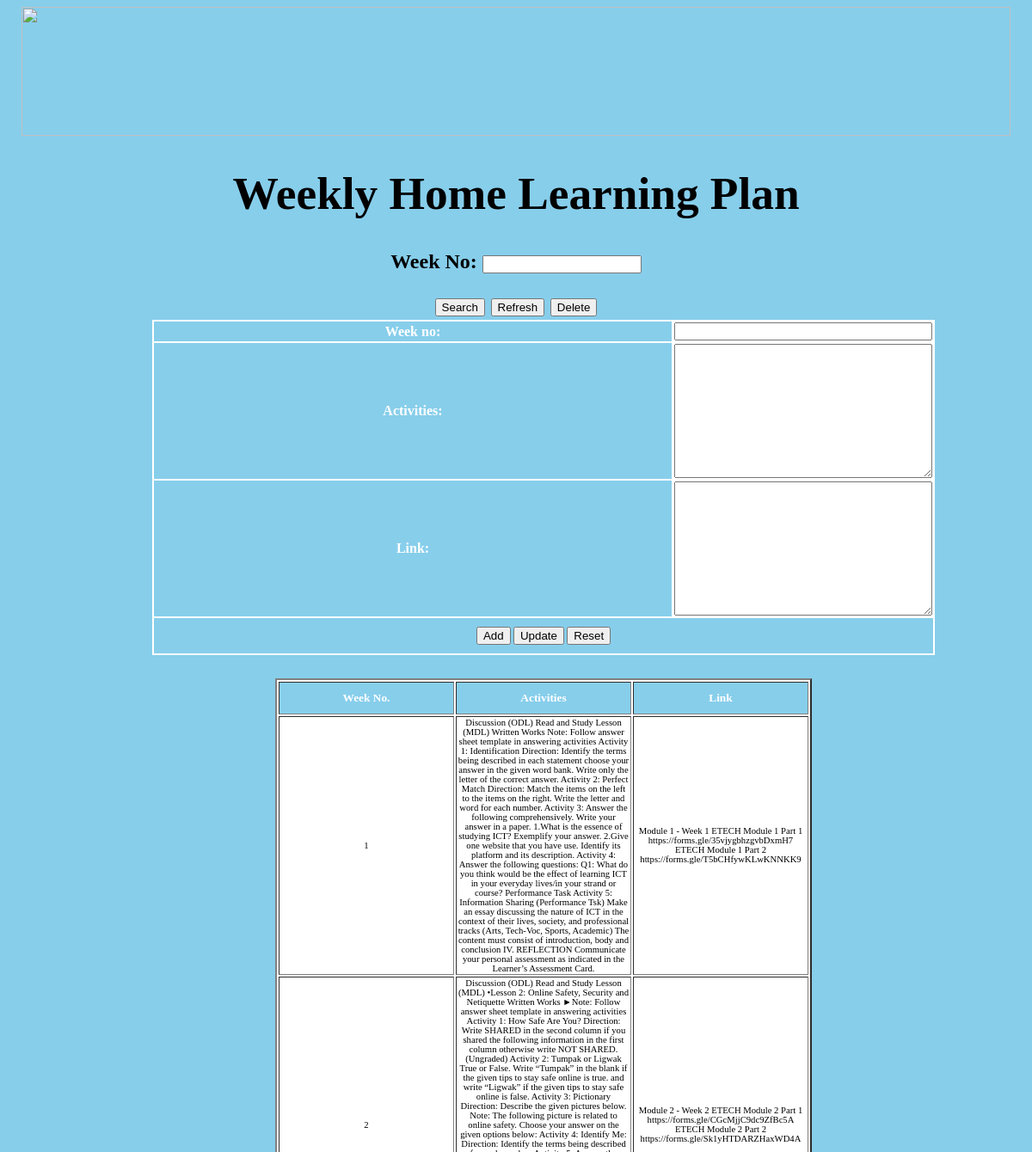
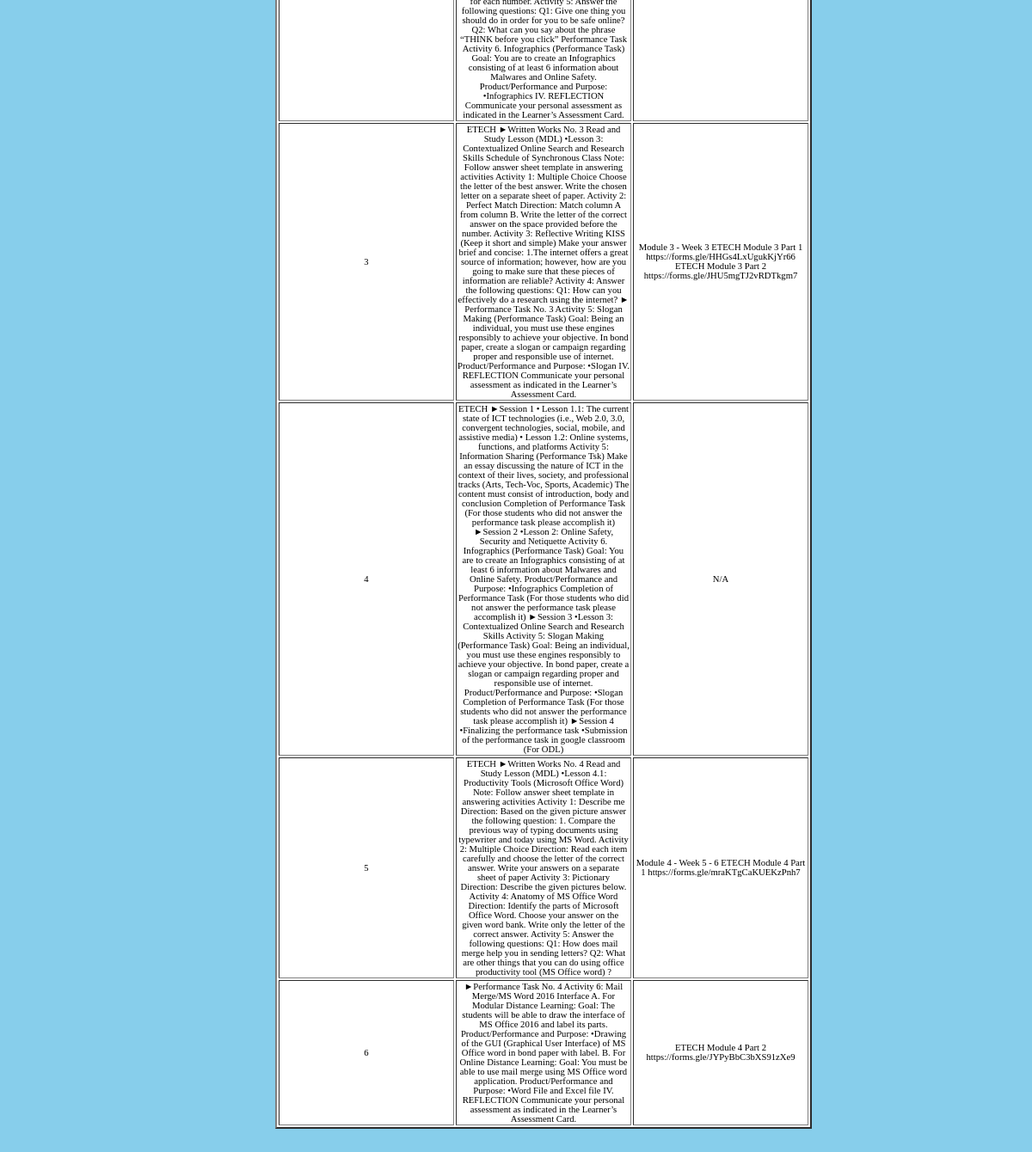
/RPROJ/whlp.php, run on the app's committed database (2 pictures, top to bottom).
### tables this page shows
CREATE TABLE `tblwhlp` (
  `no` int(11) NOT NULL,
  `wn` text NOT NULL,
  `act` longtext NOT NULL,
  `link` text NOT NULL
);

### RPROJ/whlp.php (the view, shortened to what this page needs)
<html>
<head>
</head>
<body>
<?php
if(isset($_POST['search']))
	{
	$search =$_POST['txtsearch'];
	$wn='';
	$act='';
	$link='';
	if(empty($search))
		{
		echo"<script>alert('Empty fields')</script>";
		}
	else
		{
		if(is_numeric($search))
			{
			$conn = mysqli_connect('localhost','root','', 'dbetech');
			if(!$conn)
				{
				echo 'Connection Error:' . mysqli_connect_error();
				}
			$sql = "SELECT * FROM tblwhlp WHERE wn = $search";
			$result = mysqli_query($conn, $sql);
			$info = mysqli_fetch_assoc($result);
			if($info)
				{
				$wn=$info['wn'];
				$act=$info['act'];
				$link=$info['link'];
				}
			else
				{
				echo "<script>alert('Information not found');</script>";
				}
			mysqli_free_result($result);
			mysqli_close($conn);
			}
		else
			{
			echo "<script>alert('Enter a valid value');</script>";
			}
		}
	}
else
	{
	$wn='';
	$act='';
	$link='';
	}
?>
<img src="header.png" />
<form name="frmadmin" action="whlp.php" method="POST">
<h1>Weekly Home Learning Plan</h1>
<h2>Week No:	<input type = "text" name="txtsearch" /></h2>
<input type = "submit" name="search" value="Search" />
<button onclick= "RefreshPage()"> <?php echo"Refresh";?></button>
<input type = "submit" name="delete" value="Delete"  />
</form>
<form name="frmadmin" action="whlp.php" method="POST">
<table class="t1" >
<tr>
<td class="c1">Week no:</td>
<td class="c2" colspan="2"><input class="f1" type = "text" name="txtwn" value="<?php echo $wn; ?>"/> <br/> </td>
</tr>
<tr>
<td class="c1">Activities:</td>
<td class="c2" colspan="2">
<textarea class="f1" name="txtact"  rows="10" cols="60">
<?php
echo $act;
?>
</textarea>
</td>
</tr>
<tr>
<td class="c1">Link:</td>
<td class="c2" colspan="2">
<textarea class="f1" name="txtlink"  rows="10" cols="60">
<?php
echo $link;
?>
</textarea>
</td>
</tr>
<tr>
	<td class="c3" colspan="3">
	<input type = "submit" size="30" name="add" value="Add"/>
	<input type = "submit" size="30" name="update" value="Update" onclick="check()"  />
	<input type = "reset" size="30" />
	</td>
</tr>
</table>
</form>
<?php
if(empty($search))
	{
	$conn = mysqli_connect('localhost','root','', 'dbetech');
	$sql = "SELECT * FROM tblwhlp";
	$result = mysqli_query($conn, $sql);
	$info = mysqli_fetch_all($result, MYSQLI_ASSOC);
	echo '<table class ="t1" border="2" >';
	echo '<tr class="r1">
		<td class="c3"><b>Week No.</b></td>
		<td class="c3"><b>Activities</b></td>
		<td class="c3"><b>Link</b></td>
		</tr>';
	foreach($info as $infos):
		echo '<tr class="r2">';
			echo '<td class="c4">' . $infos['wn'] . '</td>' ;
			echo '<td class="c4">' . $infos['act'] . '</td>' ;
			echo '<td class="c4">' . $infos['link'] . '</td>' ;
		echo '</tr>';
	endforeach;
	echo '</table>';
	}
?>
</body>
</html>

### RPROJ/whlp.php (style rules this page uses)
body { font-family:Times New Roman; font-size:20pt; text-align:center; background-color:rgb(135,206,235); }
h2 { font-family:Times New Roman; font-size:18pt; }
td.c1 { background-color:rgb(135,206,235); color:white; font-family:Times New Roman; font-size:12pt; text-align:center; font-weight:bold; width: 600px; }
td.c2 { background-color:rgb(255,255,255); font-family:Times New Roman; font-size:12pt; text-align:center; width: 150px; }
td.c3 { background-color:rgb(135,206,235); font-family:Times New Roman; font-size:10pt; text-align:center; width: 100px; color:white; }
td.c4 { background-color:rgb(255,255,255); font-family:Times New Roman; font-size:8pt; text-align:center; width: 200px; }
img { width: 1150px; height:150px; }
.c3 { padding: 10px 20px; background-color:rgb(135,206,235); text-align:center; }
.f1 { width: 300px; }
tr.r1 { background-color:rgb(135,206,235); color:white; font-family:Times New Roman; font-size:10pt; text-align:center; font-weight:bold; }
tr.r2 { background-color:rgb(255,255,255); font-family:Times New Roman; font-size:10pt; text-align:center; }
table.t1 { background-color:rgb(255,255,255); position:relative; margin-left:auto; margin-right:auto; bottom:1.5em; right:2em; left:2em; }

### data on the page
tblwhlp: wn "1", act "Discussion (ODL) Read and Study Lesson (MDL) Written Works Note: Follow answer sheet template in answering activities Activity 1: Identification Direction: Identify the terms being described in each statement choose your answer in the given word bank. Write only the letter of the correct answer. Activity 2: Perfect Match Direction: Match the items on the left to the items on the right. Write the letter and word for each number. Activity 3: Answer the following comprehensively. Write your answer in a paper. 1.What is the essence of studying ICT? Exemplify your answer. 2.Give one website that you have use. Identify its platform and its description. Activity 4: Answer the following questions:…", link "Module 1 - Week 1 ETECH Module 1 Part 1 https://forms.gle/35vjygbhzgvbDxmH7 ETECH Module 1 Part 2 https://forms.gle/T5bCHfywKLwKNNKK9"
tblwhlp: wn "2", act "Discussion (ODL) Read and Study Lesson (MDL) •Lesson 2: Online Safety, Security and Netiquette Written Works ►Note: Follow answer sheet template in answering activities Activity 1: How Safe Are You? Direction: Write SHARED in the second column if you shared the following information in the first column otherwise write NOT SHARED. (Ungraded) Activity 2: Tumpak or Ligwak True or False. Write “Tumpak” in the blank if the given tips to stay safe online is true. and write “Ligwak” if the given tips to stay safe online is false. Activity 3: Pictionary Direction: Describe the given pictures below. Note: The following picture is related to online safety. Choose your answer on the given options…", link "Module 2 - Week 2 ETECH Module 2 Part 1 https://forms.gle/CGcMjjC9dc9ZfBc5A ETECH Module 2 Part 2 https://forms.gle/Sk1yHTDARZHaxWD4A"
tblwhlp: wn "3", act "ETECH ►Written Works No. 3 Read and Study Lesson (MDL) •Lesson 3: Contextualized Online Search and Research Skills Schedule of Synchronous Class Note: Follow answer sheet template in answering activities Activity 1: Multiple Choice Choose the letter of the best answer. Write the chosen letter on a separate sheet of paper. Activity 2: Perfect Match Direction: Match column A from column B. Write the letter of the correct answer on the space provided before the number. Activity 3: Reflective Writing KISS (Keep it short and simple) Make your answer brief and concise: 1.The internet offers a great source of information; however, how are you going to make sure that these pieces of information are…", link "Module 3 - Week 3 ETECH Module 3 Part 1 https://forms.gle/HHGs4LxUgukKjYr66 ETECH Module 3 Part 2 https://forms.gle/JHU5mgTJ2vRDTkgm7"
tblwhlp: wn "4", act "ETECH ►Session 1 • Lesson 1.1: The current state of ICT technologies (i.e., Web 2.0, 3.0, convergent technologies, social, mobile, and assistive media) • Lesson 1.2: Online systems, functions, and platforms Activity 5: Information Sharing (Performance Tsk) Make an essay discussing the nature of ICT in the context of their lives, society, and professional tracks (Arts, Tech-Voc, Sports, Academic) The content must consist of introduction, body and conclusion Completion of Performance Task (For those students who did not answer the performance task please accomplish it) ►Session 2 •Lesson 2: Online Safety, Security and Netiquette Activity 6. Infographics (Performance Task) Goal: You are to…", link "N/A"
tblwhlp: wn "5", act "ETECH ►Written Works No. 4 Read and Study Lesson (MDL) •Lesson 4.1: Productivity Tools (Microsoft Office Word) Note: Follow answer sheet template in answering activities Activity 1: Describe me Direction: Based on the given picture answer the following question: 1. Compare the previous way of typing documents using typewriter and today using MS Word. Activity 2: Multiple Choice Direction: Read each item carefully and choose the letter of the correct answer. Write your answers on a separate sheet of paper Activity 3: Pictionary Direction: Describe the given pictures below. Activity 4: Anatomy of MS Office Word Direction: Identify the parts of Microsoft Office Word. Choose your answer on the…", link "Module 4 - Week 5 - 6 ETECH Module 4 Part 1 https://forms.gle/mraKTgCaKUEKzPnh7"
tblwhlp: wn "6", act "►Performance Task No. 4 Activity 6: Mail Merge/MS Word 2016 Interface A. For Modular Distance Learning: Goal: The students will be able to draw the interface of MS Office 2016 and label its parts. Product/Performance and Purpose: •Drawing of the GUI (Graphical User Interface) of MS Office word in bond paper with label. B. For Online Distance Learning: Goal: You must be able to use mail merge using MS Office word application. Product/Performance and Purpose: •Word File and Excel file IV. REFLECTION Communicate your personal assessment as indicated in the Learner’s Assessment Card.", link "ETECH Module 4 Part 2 https://forms.gle/JYPyBbC3bXS91zXe9"
